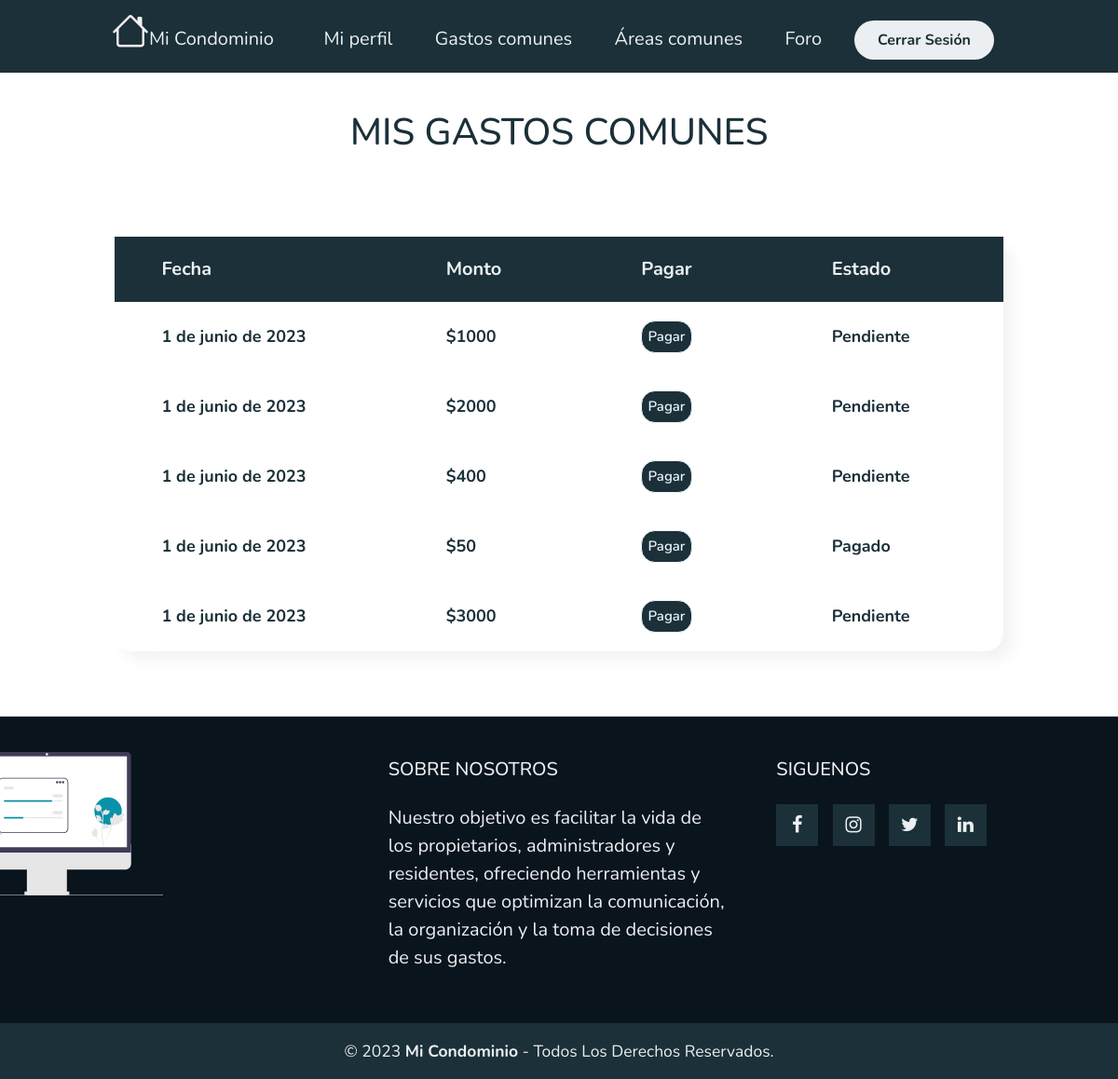
/MiGastoComun/ (signed in), run on an earlier commit of the app's database.
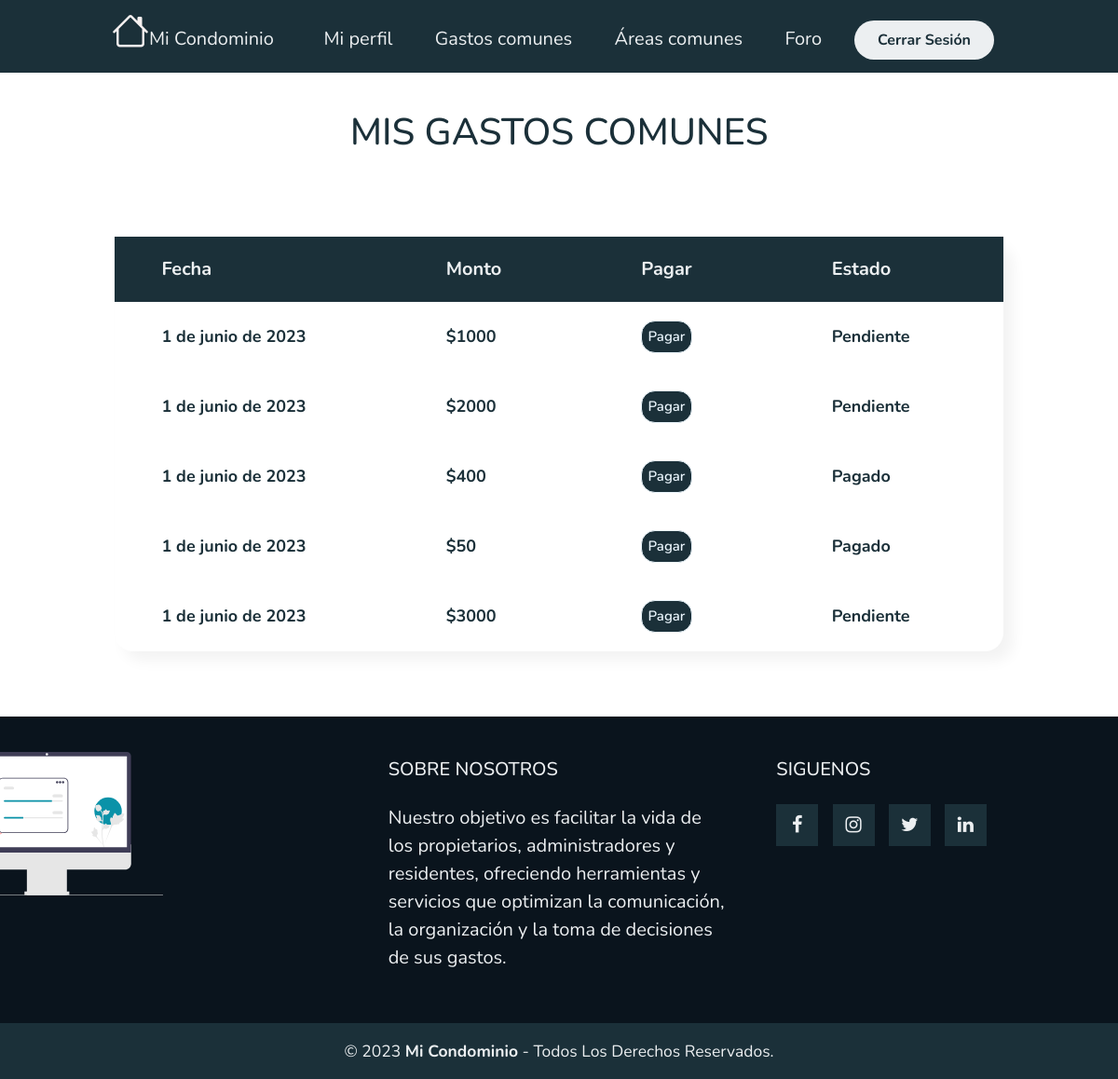
And on a later commit of the database.
### myapp/models.py (models this page shows, shortened)
class PagoComun(models.Model):
    ESTADO_PAGO = (
        ('Pendiente', 'Pendiente'),
        ('Pagado', 'Pagado'),
    )
    estado_pago = models.CharField(max_length=20, choices=ESTADO_PAGO, default='Pendiente')
    nombre = models.CharField(max_length=50)
    monto = models.IntegerField()
    fecha = models.DateField(default=date.today)

### myapp/views.py (the view)
# urls.py: path('MiGastoComun/',MiGastoComun,name="MiGastoComun"),
def MiGastoComun(request):
    user = request.user
    gastos_comunes = PagoComun.objects.filter(residentes=user)
    return render(request, 'myapp/GastosComunes/MisGastosComunes.html', {'entity': gastos_comunes})

### myapp/templates/myapp/GastosComunes/MisGastosComunes.html (shortened to what this page needs)
{% extends 'myapp/base.html' %}
{% block contenido %}
{% load static %}
{% load humanize %}
<link rel="stylesheet" href="{% static 'myapp/css/PagarGastoComun/PagarGastoComun.css' %}">
<div class="titulo">
    <h1>
        {% if not user.is_staff %}
        MIS
        {% endif %}
         GASTOS COMUNES</h1>
</div>
<div class="tabla">
    <table class="Residentes">
        <thead class="thead">
            <tr style="color: #eceff1;">
                <th>Fecha</th>
                <th>Monto</th>
                {% if not user.is_staff %}
                <th>Pagar</th>
                <th>Estado</th>
                {% endif %}
            </tr>
        </thead>
        <tbody>
            {% for entity in entity %}
            <tr>
                <th>{{ entity.fecha }}</th>
                <th>${{ entity.monto }}</th>
                {% if not user.is_staff %}
                {% if entity.estado_pago == 'Pendiente' %}
                <th><a href="{% url 'PagarGasto' entity.id %}"><button>Pagar</button></a></th>
                {% endif %}
                {% if entity.estado_pago == 'Pagado' %}
                <th><a href="#"><button>Pagar</button></a></th>
                {% endif %}
                <th>{{ entity.estado_pago }}</th>
                {% endif %}
            </tr>
            {% empty %}
            <h1>No tienes gastos comunes.</h1>
            {% endfor %}
        </tbody>
    </table>
</div>
{% endblock %}

What changed in the data, as far as the page shows it:
changed PagoComun (number 3 of 5 on the later page): estado_pago "Pendiente" → "Pagado"
